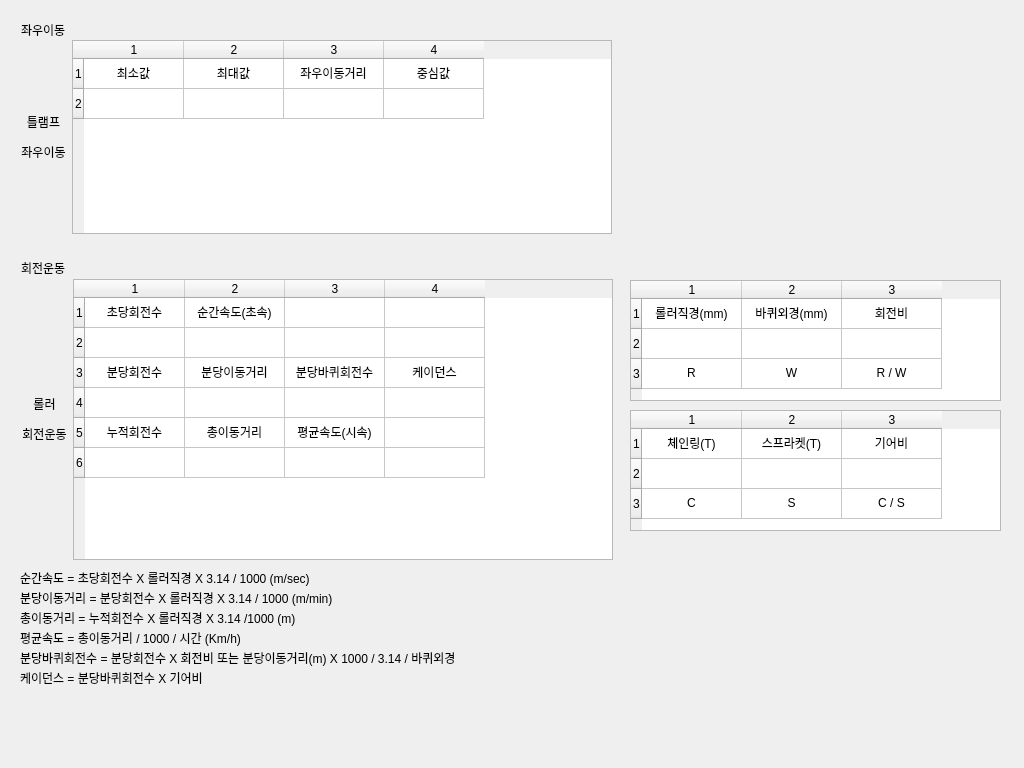
<?xml version="1.0" encoding="UTF-8"?>
<ui version="4.0">
 <class>Form</class>
 <widget class="QWidget" name="Form">
  <property name="geometry">
   <rect>
    <x>0</x>
    <y>0</y>
    <width>1024</width>
    <height>768</height>
   </rect>
  </property>
  <property name="windowTitle">
   <string>Form</string>
  </property>
  <widget class="QLabel" name="label_4">
   <property name="geometry">
    <rect>
     <x>21</x>
     <y>260</y>
     <width>56</width>
     <height>16</height>
    </rect>
   </property>
   <property name="text">
    <string>회전운동</string>
   </property>
  </widget>
  <widget class="QTableWidget" name="tableWidget_3">
   <property name="geometry">
    <rect>
     <x>630</x>
     <y>280</y>
     <width>371</width>
     <height>121</height>
    </rect>
   </property>
   <property name="rowCount">
    <number>3</number>
   </property>
   <property name="columnCount">
    <number>3</number>
   </property>
   <row/>
   <row/>
   <row/>
   <column/>
   <column/>
   <column/>
   <item row="0" column="0">
    <property name="text">
     <string>롤러직경(mm)</string>
    </property>
    <property name="textAlignment">
     <set>AlignCenter</set>
    </property>
   </item>
   <item row="0" column="1">
    <property name="text">
     <string>바퀴외경(mm)</string>
    </property>
    <property name="textAlignment">
     <set>AlignCenter</set>
    </property>
   </item>
   <item row="0" column="2">
    <property name="text">
     <string>회전비</string>
    </property>
    <property name="textAlignment">
     <set>AlignCenter</set>
    </property>
   </item>
   <item row="2" column="0">
    <property name="text">
     <string>R</string>
    </property>
    <property name="textAlignment">
     <set>AlignCenter</set>
    </property>
   </item>
   <item row="2" column="1">
    <property name="text">
     <string>W</string>
    </property>
    <property name="textAlignment">
     <set>AlignCenter</set>
    </property>
   </item>
   <item row="2" column="2">
    <property name="text">
     <string>R / W</string>
    </property>
    <property name="textAlignment">
     <set>AlignCenter</set>
    </property>
   </item>
  </widget>
  <widget class="QTableWidget" name="tableWidget_4">
   <property name="geometry">
    <rect>
     <x>630</x>
     <y>410</y>
     <width>371</width>
     <height>121</height>
    </rect>
   </property>
   <property name="rowCount">
    <number>3</number>
   </property>
   <property name="columnCount">
    <number>3</number>
   </property>
   <row/>
   <row/>
   <row/>
   <column/>
   <column/>
   <column/>
   <item row="0" column="0">
    <property name="text">
     <string>체인링(T)</string>
    </property>
    <property name="textAlignment">
     <set>AlignCenter</set>
    </property>
   </item>
   <item row="0" column="1">
    <property name="text">
     <string>스프라켓(T)</string>
    </property>
    <property name="textAlignment">
     <set>AlignCenter</set>
    </property>
   </item>
   <item row="0" column="2">
    <property name="text">
     <string>기어비</string>
    </property>
    <property name="textAlignment">
     <set>AlignCenter</set>
    </property>
   </item>
   <item row="2" column="0">
    <property name="text">
     <string>C</string>
    </property>
    <property name="textAlignment">
     <set>AlignCenter</set>
    </property>
   </item>
   <item row="2" column="1">
    <property name="text">
     <string>S</string>
    </property>
    <property name="textAlignment">
     <set>AlignCenter</set>
    </property>
   </item>
   <item row="2" column="2">
    <property name="text">
     <string>C / S</string>
    </property>
    <property name="textAlignment">
     <set>AlignCenter</set>
    </property>
   </item>
  </widget>
  <widget class="QLabel" name="label_5">
   <property name="geometry">
    <rect>
     <x>20</x>
     <y>650</y>
     <width>591</width>
     <height>16</height>
    </rect>
   </property>
   <property name="text">
    <string>분당바퀴회전수 = 분당회전수 X 회전비 또는 분당이동거리(m) X 1000 / 3.14 / 바퀴외경</string>
   </property>
  </widget>
  <widget class="QLabel" name="label_6">
   <property name="geometry">
    <rect>
     <x>20</x>
     <y>670</y>
     <width>591</width>
     <height>16</height>
    </rect>
   </property>
   <property name="text">
    <string>케이던스 = 분당바퀴회전수 X 기어비</string>
   </property>
  </widget>
  <widget class="QLabel" name="label_7">
   <property name="geometry">
    <rect>
     <x>20</x>
     <y>570</y>
     <width>591</width>
     <height>16</height>
    </rect>
   </property>
   <property name="text">
    <string>순간속도 = 초당회전수 X 롤러직경 X 3.14 / 1000 (m/sec)</string>
   </property>
  </widget>
  <widget class="QLabel" name="label_8">
   <property name="geometry">
    <rect>
     <x>20</x>
     <y>590</y>
     <width>591</width>
     <height>16</height>
    </rect>
   </property>
   <property name="text">
    <string>분당이동거리 = 분당회전수 X 롤러직경 X 3.14 / 1000 (m/min)</string>
   </property>
  </widget>
  <widget class="QLabel" name="label_9">
   <property name="geometry">
    <rect>
     <x>20</x>
     <y>610</y>
     <width>591</width>
     <height>16</height>
    </rect>
   </property>
   <property name="text">
    <string>총이동거리 = 누적회전수 X 롤러직경 X 3.14 /1000 (m)</string>
   </property>
  </widget>
  <widget class="QLabel" name="label_10">
   <property name="geometry">
    <rect>
     <x>20</x>
     <y>630</y>
     <width>591</width>
     <height>16</height>
    </rect>
   </property>
   <property name="text">
    <string>평균속도 = 총이동거리 / 1000 / 시간 (Km/h)</string>
   </property>
  </widget>
  <widget class="QLabel" name="label">
   <property name="geometry">
    <rect>
     <x>21</x>
     <y>22</y>
     <width>56</width>
     <height>16</height>
    </rect>
   </property>
   <property name="text">
    <string>좌우이동</string>
   </property>
  </widget>
  <widget class="QWidget" name="">
   <property name="geometry">
    <rect>
     <x>21</x>
     <y>40</y>
     <width>591</width>
     <height>194</height>
    </rect>
   </property>
   <layout class="QHBoxLayout" name="horizontalLayout">
    <item>
     <widget class="QLabel" name="label_2">
      <property name="text">
       <string>&lt;html&gt;&lt;head/&gt;&lt;body&gt;&lt;p align=&quot;center&quot;&gt;틀램프&lt;/p&gt;&lt;p align=&quot;center&quot;&gt;좌우이동&lt;/p&gt;&lt;/body&gt;&lt;/html&gt;</string>
      </property>
     </widget>
    </item>
    <item>
     <widget class="QTableWidget" name="tableWidget">
      <property name="rowCount">
       <number>2</number>
      </property>
      <property name="columnCount">
       <number>4</number>
      </property>
      <row/>
      <row/>
      <column/>
      <column/>
      <column/>
      <column/>
      <item row="0" column="0">
       <property name="text">
        <string>최소값</string>
       </property>
       <property name="textAlignment">
        <set>AlignCenter</set>
       </property>
      </item>
      <item row="0" column="1">
       <property name="text">
        <string>최대값</string>
       </property>
       <property name="textAlignment">
        <set>AlignCenter</set>
       </property>
      </item>
      <item row="0" column="2">
       <property name="text">
        <string>좌우이동거리</string>
       </property>
       <property name="textAlignment">
        <set>AlignCenter</set>
       </property>
      </item>
      <item row="0" column="3">
       <property name="text">
        <string>중심값</string>
       </property>
       <property name="textAlignment">
        <set>AlignCenter</set>
       </property>
      </item>
      <item row="1" column="0">
       <property name="text">
        <string/>
       </property>
       <property name="textAlignment">
        <set>AlignCenter</set>
       </property>
      </item>
     </widget>
    </item>
   </layout>
  </widget>
  <widget class="QWidget" name="">
   <property name="geometry">
    <rect>
     <x>22</x>
     <y>279</y>
     <width>591</width>
     <height>281</height>
    </rect>
   </property>
   <layout class="QHBoxLayout" name="horizontalLayout_2">
    <item>
     <widget class="QLabel" name="label_3">
      <property name="text">
       <string>&lt;html&gt;&lt;head/&gt;&lt;body&gt;&lt;p align=&quot;center&quot;&gt;롤러&lt;/p&gt;&lt;p align=&quot;center&quot;&gt;회전운동&lt;/p&gt;&lt;/body&gt;&lt;/html&gt;</string>
      </property>
     </widget>
    </item>
    <item>
     <widget class="QTableWidget" name="tableWidget_2">
      <property name="rowCount">
       <number>6</number>
      </property>
      <property name="columnCount">
       <number>4</number>
      </property>
      <row/>
      <row/>
      <row/>
      <row/>
      <row/>
      <row/>
      <column/>
      <column/>
      <column/>
      <column/>
      <item row="0" column="0">
       <property name="text">
        <string>초당회전수</string>
       </property>
       <property name="textAlignment">
        <set>AlignCenter</set>
       </property>
      </item>
      <item row="0" column="1">
       <property name="text">
        <string>순간속도(초속)</string>
       </property>
       <property name="textAlignment">
        <set>AlignCenter</set>
       </property>
      </item>
      <item row="0" column="2">
       <property name="text">
        <string/>
       </property>
      </item>
      <item row="2" column="0">
       <property name="text">
        <string>분당회전수</string>
       </property>
       <property name="textAlignment">
        <set>AlignCenter</set>
       </property>
      </item>
      <item row="2" column="1">
       <property name="text">
        <string>분당이동거리</string>
       </property>
       <property name="textAlignment">
        <set>AlignCenter</set>
       </property>
      </item>
      <item row="2" column="2">
       <property name="text">
        <string>분당바퀴회전수</string>
       </property>
       <property name="textAlignment">
        <set>AlignCenter</set>
       </property>
      </item>
      <item row="2" column="3">
       <property name="text">
        <string>케이던스</string>
       </property>
       <property name="textAlignment">
        <set>AlignCenter</set>
       </property>
      </item>
      <item row="4" column="0">
       <property name="text">
        <string>누적회전수</string>
       </property>
       <property name="textAlignment">
        <set>AlignCenter</set>
       </property>
      </item>
      <item row="4" column="1">
       <property name="text">
        <string>총이동거리</string>
       </property>
       <property name="textAlignment">
        <set>AlignCenter</set>
       </property>
      </item>
      <item row="4" column="2">
       <property name="text">
        <string>평균속도(시속)</string>
       </property>
       <property name="textAlignment">
        <set>AlignCenter</set>
       </property>
      </item>
     </widget>
    </item>
   </layout>
  </widget>
 </widget>
 <resources/>
 <connections/>
</ui>
